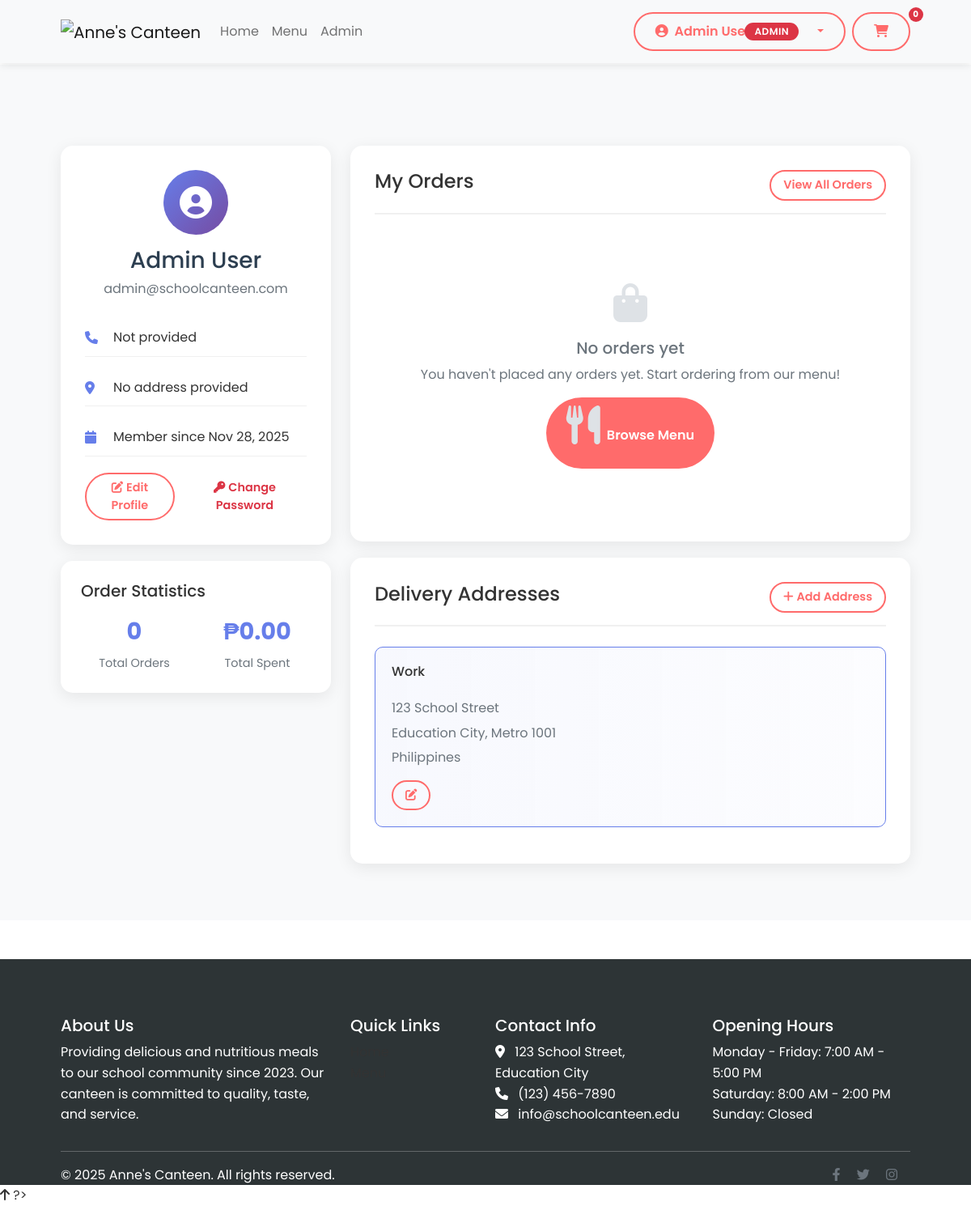
The app's page /profile.php (signed in) with its own data.
### tables this page shows
CREATE TABLE IF NOT EXISTS users (
    user_id INT AUTO_INCREMENT PRIMARY KEY,
    username VARCHAR(50) UNIQUE NOT NULL,
    email VARCHAR(100) UNIQUE NOT NULL,
    password_hash VARCHAR(255) NOT NULL,
    first_name VARCHAR(50) NOT NULL,
    last_name VARCHAR(50) NOT NULL,
    phone VARCHAR(20),
    address TEXT,
    is_admin BOOLEAN DEFAULT FALSE,
    is_active BOOLEAN DEFAULT TRUE,
    remember_token VARCHAR(255),
    remember_token_expires TIMESTAMP NULL,
    created_at TIMESTAMP DEFAULT CURRENT_TIMESTAMP,
    updated_at TIMESTAMP DEFAULT CURRENT_TIMESTAMP ON UPDATE CURRENT_TIMESTAMP
);

CREATE TABLE IF NOT EXISTS user_addresses (
    address_id INT AUTO_INCREMENT PRIMARY KEY,
    user_id INT,
    address_type ENUM('home', 'work', 'other') DEFAULT 'home',
    address_line1 VARCHAR(255) NOT NULL,
    address_line2 VARCHAR(255),
    city VARCHAR(100) NOT NULL,
    state VARCHAR(100) NOT NULL,
    postal_code VARCHAR(20) NOT NULL,
    country VARCHAR(100) NOT NULL,
    is_default BOOLEAN DEFAULT FALSE,
    created_at TIMESTAMP DEFAULT CURRENT_TIMESTAMP,
    FOREIGN KEY (user_id) REFERENCES users(user_id) ON DELETE CASCADE
);

### profile.php (the view, shortened to what this page needs)
<?php
require_once 'config/database.php';
$user_id = $_SESSION['user_id'];
$query = "SELECT * FROM users WHERE user_id = ?";
$stmt = $conn->prepare($query);
$stmt->bind_param("i", $user_id);
$stmt->execute();
$user = $stmt->get_result()->fetch_assoc();
$orders_query = "SELECT o.*, COUNT(oi.order_item_id) as item_count
                 FROM orders o
                 LEFT JOIN order_items oi ON o.order_id = oi.order_id
                 WHERE o.user_id = ?
                 GROUP BY o.order_id
                 ORDER BY o.order_date DESC";
$orders_stmt = $conn->prepare($orders_query);
$orders_stmt->bind_param("i", $user_id);
$orders_stmt->execute();
$orders = $orders_stmt->get_result();
$addresses_query = "SELECT * FROM user_addresses WHERE user_id = ? ORDER BY is_default DESC";
$addresses_stmt = $conn->prepare($addresses_query);
$addresses_stmt->bind_param("i", $user_id);
$addresses_stmt->execute();
$addresses = $addresses_stmt->get_result();
include_once 'includes/header.php';
?>
<section class="profile-section">
    <div class="container">
        <div class="row">
            <div class="col-lg-4">
                <div class="profile-card">
                    <div class="profile-header">
                        <div class="profile-avatar">
                            <i class="fas fa-user-circle"></i>
                        </div>
                        <h3><?php echo htmlspecialchars($user['first_name'] . ' ' . $user['last_name']); ?></h3>
                        <p class="text-muted"><?php echo htmlspecialchars($user['email']); ?></p>
                    </div>
                    <div class="profile-info">
                        <div class="info-item">
                            <i class="fas fa-phone"></i>
                            <span><?php echo htmlspecialchars($user['phone'] ?? 'Not provided'); ?></span>
                        </div>
                        <div class="info-item">
                            <i class="fas fa-map-marker-alt"></i>
                            <span><?php echo htmlspecialchars($user['address'] ?? 'No address provided'); ?></span>
                        </div>
                        <div class="info-item">
                            <i class="fas fa-calendar"></i>
                            <span>Member since <?php echo date('M d, Y', strtotime($user['created_at'])); ?></span>
                        </div>
                    </div>
                    <div class="profile-actions">
                        <button class="btn btn-outline-primary btn-sm" data-bs-toggle="modal" data-bs-target="#editProfileModal">
                            <i class="fas fa-edit me-1"></i>Edit Profile
                        </button>
                        <button class="btn btn-outline-danger btn-sm" data-bs-toggle="modal" data-bs-target="#changePasswordModal">
                            <i class="fas fa-key me-1"></i>Change Password
                        </button>
                    </div>
                </div>
                <div class="stats-card">
                    <h5>Order Statistics</h5>
                    <div class="stats-grid">
                        <div class="stat-item">
                            <span class="stat-number"><?php echo $orders->num_rows; ?></span>
                            <span class="stat-label">Total Orders</span>
                        </div>
                        <div class="stat-item">
                            <span class="stat-number">₱<?php
                                $total_spent = 0;
                                $orders->data_seek(0);
                                echo number_format($total_spent, 2);
                            ?></span>
                            <span class="stat-label">Total Spent</span>
                        </div>
                    </div>
                </div>
            </div>
            <div class="col-lg-8">
                <div class="orders-section">
                    <div class="section-header">
                        <h4>My Orders</h4>
                        <a href="orders.php" class="btn btn-sm btn-outline-primary">View All Orders</a>
                    </div>
                    <?php if ($orders->num_rows > 0): ?>
                        <div class="orders-list">
                            <?php
                            $orders->data_seek(0);
                            while ($order = $orders->fetch_assoc()):
                            ?>
                                <div class="order-card">
                                    <div class="order-header">
                                        <div class="order-info">
                                            <h6>Order #<?php echo str_pad($order['order_id'], 6, '0', STR_PAD_LEFT); ?></h6>
                                            <small class="text-muted"><?php echo date('M d, Y h:i A', strtotime($order['order_date'])); ?></small>
                                        </div>
                                        <div class="order-status">
                                            <span class="badge bg-<?php
                                                $status_colors = [
                                                    'pending' => 'warning',
                                                    'confirmed' => 'info',
                                                    'preparing' => 'primary',
                                                    'ready' => 'success',
                                                    'delivered' => 'success',
                                                    'cancelled' => 'danger'
                                                ];
                                                echo $status_colors[$order['status']] ?? 'secondary';
                                            ?>">
                                                <?php echo ucfirst($order['status']); ?>
                                            </span>
                                        </div>
                                    </div>
                                    <div class="order-details">
                                        <div class="order-items">
                                            <span class="item-count"><?php echo $order['item_count']; ?> items</span>
                                            <span class="order-total">₱<?php echo number_format($order['total_amount'], 2); ?></span>
                                        </div>
                                        <div class="order-actions">
                                            <button class="btn btn-sm btn-outline-primary" onclick="viewOrderDetails(<?php echo $order['order_id']; ?>)">
                                                <i class="fas fa-eye me-1"></i>View Details
                                            </button>
                                            <?php if ($order['status'] === 'delivered'): ?>
                                                <button class="btn btn-sm btn-outline-success" onclick="reorderItems(<?php echo $order['order_id']; ?>)">
                                                    <i class="fas fa-redo me-1"></i>Reorder
                                                </button>
                                            <?php endif; ?>
                                        </div>
                                    </div>
                                </div>
                            <?php endwhile; ?>
                        </div>
                    <?php else: ?>
                        <div class="empty-orders">
                            <i class="fas fa-shopping-bag"></i>
                            <h5>No orders yet</h5>
                            <p>You haven't placed any orders yet. Start ordering from our menu!</p>
                            <a href="menu.php" class="btn btn-primary">
                                <i class="fas fa-utensils me-2"></i>Browse Menu
                            </a>
                        </div>
                    <?php endif; ?>
                </div>
                <div class="addresses-section">
                    <div class="section-header">
                        <h4>Delivery Addresses</h4>
                        <button class="btn btn-sm btn-outline-primary" data-bs-toggle="modal" data-bs-target="#addAddressModal">
                            <i class="fas fa-plus me-1"></i>Add Address
                        </button>
                    </div>
                    <?php if ($addresses->num_rows > 0): ?>
                        <div class="addresses-list">
                            <?php while ($address = $addresses->fetch_assoc()): ?>
                                <div class="address-card <?php echo $address['is_default'] ? 'default' : ''; ?>">
                                    <div class="address-header">
                                        <h6><?php echo ucfirst($address['address_type']); ?></h6>
                                        <?php if ($address['is_default']): ?>
                                            <span class="badge bg-primary">Default</span>
                                        <?php endif; ?>
                                    </div>
                                    <div class="address-details">
                                        <p><?php echo htmlspecialchars($address['address_line1']); ?></p>
                                        <p><?php echo htmlspecialchars($address['city'] . ', ' . $address['state'] . ' ' . $address['postal_code']); ?></p>
                                        <p><?php echo htmlspecialchars($address['country']); ?></p>
                                    </div>
                                    <div class="address-actions">
                                        <button class="btn btn-sm btn-outline-primary" onclick="editAddress(<?php echo $address['address_id']; ?>)">
                                            <i class="fas fa-edit"></i>
                                        </button>
                                    </div>
                                </div>
                            <?php endwhile; ?>
                        </div>
                    <?php endif; ?>
                </div>
            </div>
        </div>
    </div>
</section>
<?php
include_once 'includes/footer.php';
?>
?>

### assets/css/style.css (style rules this page uses)
:root { --primary-color: #ff6b6b; --secondary-color: #4ecdc4; --dark-color: #2d3436; --light-color: #f8f9fa; --danger-color: #ff7675; --success-color: #00b894; --text-color: #333; --text-light: #666; --box-shadow: 0 5px 15px rgba(0, 0, 0, 0.1); --transition: all 0.3s ease; --header-height: 80px; }
* { margin: 0; padding: 0; box-sizing: border-box; }
html { scroll-behavior: smooth; }
body { font-family: 'Poppins', sans-serif; line-height: 1.6; color: var(--text-color); background-color: #fff; padding-top: var(--header-height); }
.container { width: 90%; max-width: 1200px; margin: 0 auto; padding: 0 15px; }
a { text-decoration: none; color: var(--text-color); transition: var(--transition); }
.btn { display: inline-block; padding: 10px 25px; border-radius: 50px; font-weight: 600; text-align: center; cursor: pointer; transition: var(--transition); border: none; }
.btn-primary { background-color: var(--primary-color); color: white; }
.btn-outline-primary { border: 2px solid var(--primary-color); color: var(--primary-color); background: transparent; }
.section-header { text-align: center; margin-bottom: 50px; }
.btn-sm { padding: 6px 15px; font-size: 0.9rem; }
.badge { position: absolute; top: 15px; right: 15px; padding: 5px 12px; border-radius: 20px; font-size: 0.75rem; font-weight: 600; text-transform: uppercase; letter-spacing: 0.5px; backdrop-filter: blur(10px); }

### profile.php (style rules this page uses)
.profile-section { padding: 100px 0 50px; background-color: #f8f9fa; }
.profile-card { background: white; border-radius: 15px; padding: 30px; box-shadow: 0 5px 20px rgba(0,0,0,0.08); margin-bottom: 20px; }
.profile-header { text-align: center; margin-bottom: 25px; }
.profile-avatar { width: 80px; height: 80px; background: linear-gradient(135deg, #667eea 0%, #764ba2 100%); border-radius: 50%; display: flex; align-items: center; justify-content: center; margin: 0 auto 15px; font-size: 2.5rem; color: white; }
.profile-header h3 { margin-bottom: 5px; color: #2c3e50; }
.profile-info .info-item { display: flex; align-items: center; margin-bottom: 15px; padding: 10px 0; border-bottom: 1px solid #f0f0f0; }
.profile-info .info-item i { width: 20px; color: #667eea; margin-right: 15px; }
.profile-actions { display: flex; gap: 10px; margin-top: 20px; }
.stats-card { background: white; border-radius: 15px; padding: 25px; box-shadow: 0 5px 20px rgba(0,0,0,0.08); }
.stats-grid { display: grid; grid-template-columns: 1fr 1fr; gap: 20px; margin-top: 15px; }
.stat-item { text-align: center; }
.stat-number { display: block; font-size: 1.8rem; font-weight: 700; color: #667eea; }
.stat-label { display: block; color: #6c757d; font-size: 0.9rem; margin-top: 5px; }
.orders-section, .addresses-section { background: white; border-radius: 15px; padding: 30px; box-shadow: 0 5px 20px rgba(0,0,0,0.08); margin-bottom: 20px; }
.section-header { display: flex; justify-content: space-between; align-items: center; margin-bottom: 25px; padding-bottom: 15px; border-bottom: 2px solid #f0f0f0; }
.empty-orders, .empty-addresses { text-align: center; padding: 60px 20px; color: #6c757d; }
.empty-orders i, .empty-addresses i { font-size: 3rem; margin-bottom: 20px; color: #dee2e6; }
.address-card { border: 1px solid #e9ecef; border-radius: 10px; padding: 20px; margin-bottom: 15px; transition: all 0.3s ease; }
.address-card.default { border-color: #667eea; background: linear-gradient(to right, rgba(102, 126, 234, 0.05), rgba(102, 126, 234, 0.02)); }
.address-header { display: flex; justify-content: space-between; align-items: center; margin-bottom: 15px; }
.address-details p { margin: 5px 0; color: #6c757d; }
.address-actions { display: flex; gap: 10px; margin-top: 15px; }

### records on screen
users: first_name+last_name "Admin User", email "admin@schoolcanteen.com", phone "Not provided", address "No address provided", created_at "Nov 28, 2025"
user_addresses: address_type "Work", address_line1 "123 School Street", city+state+postal_code "Education City, Metro 1001", country "Philippines"

### other values on screen
$_SESSION['user_name'] "Admin User"
$cart_count "0"
$orders->num_rows "0"
$total_spent "0.00"
